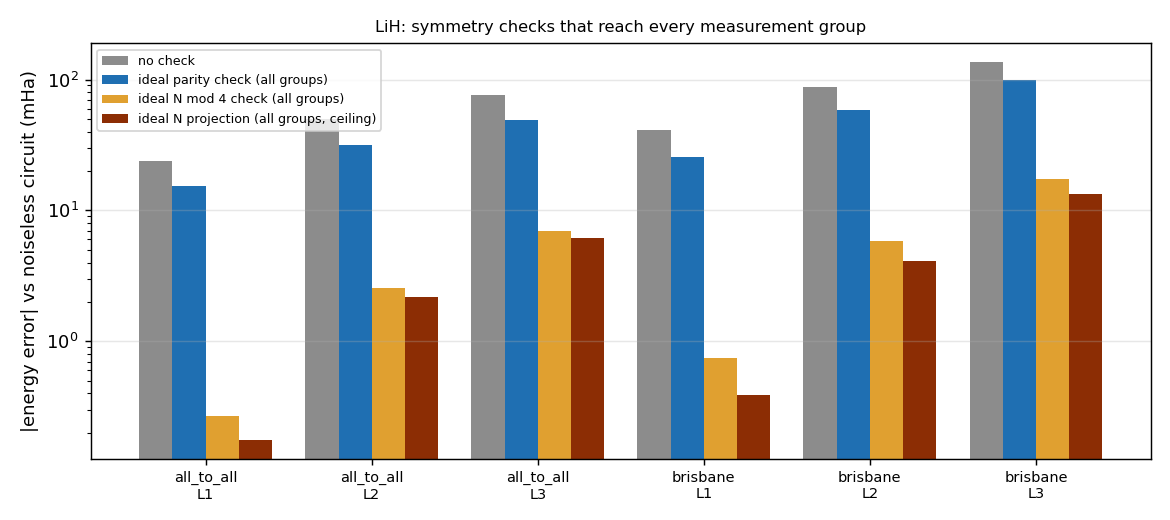

The Python source for this figure:
"""
LiH: reaching the X/Y measurement groups with an electron-parity check.

§50 showed that the qg electron-number filter cannot help LiH because the
hardware error sits in the 16 measurement groups read in rotated (X/Y)
bases, which a Z-basis filter never sees. The electron-number PARITY
P = Z_0 Z_1 ... Z_5 commutes with every Hamiltonian term (each
number-conserving Jordan-Wigner term has an even number of X/Y factors),
so it can be measured on an ancilla before the basis rotation and used to
post-select every group: keep the shots with P = (-1)^N = +1. It catches
every error that changes N by an odd amount (a single bit flip), not the
ones that change it by two.

Three levels, all against the noiseless energy of the same circuit
(mHa), LiH at 3.0 A, ansatz with 1-3 layers:

  A. exact density matrix, ideal projections (no shots, no readout):
       raw          Tr(rho H)
       parity       Tr(P+ rho P+ H) / Tr(P+ rho)      what a perfect parity check gives
       mod 4        the same with the projector onto N = 2 mod 4
       number       the same with the projector onto N = 2
                    (the full symmetry-verification ceiling)
  B. the parity check built with an ancilla: CNOT from each of the 6
     qubits into the ancilla, then the group's basis rotation, 200,000
     shots, readout corrected on all 7 qubits, post-selection on the
     ancilla (and on N = 2 in the Z group). The 6 extra CNOTs are noisy.
     Variant "parity + mod 4": a second ancilla runs a Hadamard test of
     U = exp(i pi N / 2) = S_0 S_1 ... S_5 (six controlled phases); on the
     even sector U = +-1, and outcome 1 means N = 2 mod 4. This also rejects
     the errors that change N by 2, which parity cannot see.

Noise: the generic all-to-all model of §29 (depolarizing 2-qubit gates,
IonQ-like, no routing), and heavy-hex fake_brisbane for part A.

Findings (python examples/lih_parity_verification_qg.py):

  A. Ideal projections, exact density matrix (mHa vs noiseless circuit;
     kept fraction in brackets):

                     no check   parity         N mod 4       N = 2 (ceiling)
    all-to-all L1    23.7       15.3 (0.93)    0.3 (0.91)    0.2 (0.91)
    all-to-all L2    49.6       31.7 (0.88)    2.5 (0.83)    2.2 (0.83)
    all-to-all L3    76.1       49.4 (0.83)    6.9 (0.77)    6.2 (0.77)
    brisbane   L1    41.0       25.5 (0.86)    0.7 (0.82)    0.4 (0.82)
    brisbane   L2    87.3       58.4 (0.76)    5.8 (0.69)    4.1 (0.69)
    brisbane   L3   135.6       98.4 (0.69)   17.3 (0.59)   13.3 (0.59)

  * Symmetry verification works for LiH once it reaches every group: the
    full number projection cuts the error 10-100x. The failure of §21/§50
    was reach, as §50 concluded, not a limit of symmetry verification.
  * Parity alone recovers only about a third (76 -> 49 mHa): most of the
    residual errors change N by 2 (a two-qubit error flipping both qubits
    of a pair), which parity cannot see. N mod 4 catches them and lands
    within 10-30 % of the full ceiling.

  B. With ancillas, 200,000 shots, all-to-all noise:

                     raw*    checked   + N filter on Z group   kept   extra CX
    L1 parity        25.2    15.9      13.7                    0.92    6
    L1 parity+mod4   30.1     3.8       4.5                    0.86   18
    L2 parity        52.7    33.7      26.0                    0.86    6
    L2 parity+mod4   56.7     6.9       6.0                    0.78   18
    L3 parity        79.2    52.1      49.7                    0.81    6
    L3 parity+mod4   83.9    13.4      14.8                    0.72   18
    (* raw includes the noise the ancilla gates add to the system)

  * The ancilla implementation keeps almost all of the ideal gain even
    though it adds 6-18 noisy two-qubit gates: parity 52 vs 49 ideal,
    parity + mod 4 13.4 vs 6.9 ideal at L3.
  * Parity + mod 4 cuts the LiH error 6-8x (L3: 83.9 -> 13.4 mHa; §50's
    best was 76.6). At L3, whose noiseless energy is 0.66 mHa above FCI,
    that is about 14 mHa above FCI, just below classical Hartree-Fock
    (16.3 mHa) on this noise model: the first LiH configuration in this
    repository where the noisy quantum estimate beats Hartree-Fock.
  * The cost: 1-2 ancillas that must couple to every qubit (natural on
    trapped ions, SWAP-heavy on heavy-hex) and 14-28 % of the shots
    discarded.

Honest scope. Parity checks with an ancilla are standard symmetry
verification (Bonet-Monroig et al. 2018); the N mod 4 Hadamard test is
the obvious extension. The qg content is the diagnosis that led here
(§50: the error sits in the X/Y groups) and the witness reading of the
kept fraction. Simulated noise; the brisbane numbers are ideal
projections only (the ancilla circuits were not routed on heavy-hex).
"""

import math
import os
import sys

import numpy as np

HERE = os.path.dirname(os.path.abspath(__file__))
sys.path.insert(0, HERE)

import chemistry_lih_deep_circuit as L  # noqa: E402
import filter_scaling_lih_qg as F  # noqa: E402

N, NE = L.N_QUBITS, L.N_ELECTRONS
SHOTS = 200_000
_W = np.array([bin(i).count("1") for i in range(2**N)])


def _noisy_density(circ, device):
    from qiskit import transpile
    from qiskit_aer import AerSimulator
    from qiskit.quantum_info import DensityMatrix

    if device == "brisbane":
        from qiskit_ibm_runtime.fake_provider import FakeBrisbane

        from nisq_hardware_validation import choose_layout

        backend = FakeBrisbane()
        tc = transpile(circ, backend=backend, initial_layout=choose_layout(backend, N), optimization_level=1,
                       seed_transpiler=1)
        # keep only the logical qubits: the final layout maps logical i -> physical
        sim = AerSimulator.from_backend(backend, method="density_matrix")
        phys = tc.layout.final_index_layout()[:N]
        tc.save_density_matrix(qubits=phys)
    else:
        import hubbard_trotter_qg_filters as HB

        tc = transpile(circ, basis_gates=["cx", "rz", "sx", "x"], optimization_level=1, seed_transpiler=1)
        sim = AerSimulator(method="density_matrix", noise_model=HB.all_to_all_noise_model())
        tc.save_density_matrix()
    res = sim.run(tc).result()
    return np.asarray(DensityMatrix(res.data(0)["density_matrix"]).data)


def _project(rho, diag):
    P = np.diag(diag.astype(float))
    r = P @ rho @ P
    return r / np.real(np.trace(r)), float(np.real(np.trace(r)))


def exact_levels(layers=3, device="all_to_all"):
    from qiskit.quantum_info import Statevector

    circ = L.ansatz(L.PARAMS, layers)
    H = L.HAMILTONIAN.to_matrix()
    e_ideal = float(np.real(Statevector(circ).expectation_value(L.HAMILTONIAN)))
    rho = _noisy_density(circ, device)
    parity_even = (_W % 2) == (NE % 2)
    rho_p, keep_p = _project(rho, parity_even)
    rho_n, keep_n = _project(rho, _W == NE)
    rho_4, keep_4 = _project(rho, (_W % 4) == (NE % 4))
    e = lambda r: float(np.real(np.trace(r @ H)))  # noqa: E731
    return {"raw": 1e3 * (e(rho) - e_ideal), "parity": 1e3 * (e(rho_p) - e_ideal),
            "number": 1e3 * (e(rho_n) - e_ideal), "mod4": 1e3 * (e(rho_4) - e_ideal),
            "kept_parity": keep_p, "kept_number": keep_n, "kept_mod4": keep_4}


# --------------------------------------------------------------------- #
# B. ancilla parity check with shots
# --------------------------------------------------------------------- #
def _parity_circuits(layers, mod4=False):
    """Ancilla N measures the parity (CNOTs); with mod4, ancilla N+1 runs a
    Hadamard test of U = exp(i pi N_el / 2) = prod_j S_j (controlled phases),
    which on the even sector reads N_el mod 4 (outcome 1 <-> N_el = 2 mod 4)."""
    from qiskit import QuantumCircuit

    h = L.HAMILTONIAN
    groups, bases = F._groups(h, N)
    na = 2 if mod4 else 1
    circs = []
    for b in bases:
        qc = QuantumCircuit(N + na)
        qc.compose(L.ansatz(L.PARAMS, layers), qubits=range(N), inplace=True)
        for q in range(N):
            qc.cx(q, N)
        if mod4:
            qc.h(N + 1)
            for q in range(N):
                qc.cp(math.pi / 2, N + 1, q)
            qc.h(N + 1)
        for q, ch in enumerate(b):
            if ch == "X":
                qc.h(q)
            elif ch == "Y":
                qc.sdg(q)
                qc.h(q)
        qc.measure_all()
        circs.append(qc)
    for bit in (0, 1):
        qc = QuantumCircuit(N + na)
        if bit:
            qc.x(range(N + na))
        qc.measure_all()
        circs.append(qc)
    return groups, bases, circs


def ancilla_check(layers=3, seed=11, mod4=False):
    from qiskit import transpile
    from qiskit.quantum_info import Statevector
    from qiskit_aer import AerSimulator

    import hubbard_trotter_qg_filters as HB

    groups, bases, circs = _parity_circuits(layers, mod4)
    tc = transpile(circs, basis_gates=["cx", "rz", "sx", "x"], optimization_level=1, seed_transpiler=1)
    res = AerSimulator(noise_model=HB.all_to_all_noise_model()).run(tc, shots=SHOTS, seed_simulator=seed).result()
    n1 = N + (2 if mod4 else 1)
    P = []
    for i in range(len(tc)):
        p = np.zeros(2**n1)
        for key, c in res.get_counts(i).items():
            p[int(key.replace(" ", ""), 2)] += c
        P.append(p / SHOTS)
    inv = F._readout_inverse(P[-2], P[-1], n1)
    anc = (np.arange(2**n1) >> N) & 1
    accept = anc == 0
    if mod4:
        accept = accept & (((np.arange(2**n1) >> (N + 1)) & 1) == 1)
    sysidx = np.arange(2**n1) & (2**N - 1)
    z = [k for k, b in enumerate(bases) if all(ch in "IZ" for ch in b)][0]
    ideal_groups = []
    for k, b in enumerate(bases):
        qc = L.ansatz(L.PARAMS, layers).copy()
        for q, ch in enumerate(b):
            if ch == "X":
                qc.h(q)
            elif ch == "Y":
                qc.sdg(q)
                qc.h(q)
        ideal_groups.append(np.real(Statevector(qc).probabilities()))
    e_ideal = sum(F._group_energy(g, p, N) for g, p in zip(groups, ideal_groups))
    tot = {"raw": 0.0, "parity": 0.0, "parity_plus_n": 0.0}
    kept = []
    for k, (g, p7) in enumerate(zip(groups, P[:-2])):
        pm = np.clip(inv @ p7, 0, None)
        sys_all = np.bincount(sysidx, weights=pm, minlength=2**N)
        sys_even = np.bincount(sysidx, weights=pm * accept, minlength=2**N)
        kept.append(sys_even.sum() / sys_all.sum())
        e_raw = F._group_energy(g, sys_all / sys_all.sum(), N)
        e_par = F._group_energy(g, sys_even / sys_even.sum(), N)
        tot["raw"] += e_raw
        tot["parity"] += e_par
        if k == z:
            nf = sys_even * (_W == NE)
            tot["parity_plus_n"] += F._group_energy(g, nf / nf.sum(), N)
        else:
            tot["parity_plus_n"] += e_par
    out = {k: 1e3 * (v - e_ideal) for k, v in tot.items()}
    out["kept_mean"] = float(np.mean(kept))
    out["extra_cx"] = tc[0].count_ops().get("cx", 0) - (
        transpile(L.ansatz(L.PARAMS, layers), basis_gates=["cx", "rz", "sx", "x"], optimization_level=1,
                  seed_transpiler=1).count_ops().get("cx", 0))
    return out


def make_figure(path, rows):
    import matplotlib

    matplotlib.use("Agg")
    import matplotlib.pyplot as plt

    labels = [f"{d}\nL{l}" for d, l in rows]
    x = np.arange(len(rows))
    fig, ax = plt.subplots(1, 1, figsize=(9, 4))
    keys = [("raw", "#8c8c8c", "no check"), ("parity", "#1f6fb2", "ideal parity check (all groups)"),
            ("mod4", "#e0a030", "ideal N mod 4 check (all groups)"),
            ("number", "#8c2d04", "ideal N projection (all groups, ceiling)")]
    for i, (k, c, lab) in enumerate(keys):
        ax.bar(x + (i - 1.5) * 0.2, [abs(r[k]) for r in rows.values()], 0.2, color=c, label=lab)
    ax.set_xticks(x)
    ax.set_xticklabels(labels, fontsize=8)
    ax.set_yscale("log")
    ax.set_ylabel("|energy error| vs noiseless circuit (mHa)")
    ax.set_title("LiH: symmetry checks that reach every measurement group", fontsize=9)
    ax.legend(fontsize=7)
    ax.grid(axis="y", alpha=0.3)
    fig.tight_layout()
    fig.savefig(path, dpi=130)


if __name__ == "__main__":
    rows = {}
    print("A. exact density matrix, ideal projections (mHa vs noiseless circuit)")
    for dev in ("all_to_all", "brisbane"):
        for layers in (1, 2, 3):
            r = exact_levels(layers, dev)
            rows[(dev, layers)] = r
            print(f"  {dev:10s} L{layers}: raw {r['raw']:7.1f}  parity {r['parity']:7.1f} (kept {r['kept_parity']:.3f})"
                  f"  mod4 {r['mod4']:7.1f} (kept {r['kept_mod4']:.3f})  number {r['number']:7.1f} (kept {r['kept_number']:.3f})")
    print("\nB. ancilla parity check with shots (all-to-all), mHa vs noiseless circuit")
    for layers in (1, 2, 3):
        for m4 in (False, True):
            b = ancilla_check(layers, mod4=m4)
            tag = "parity + mod-4" if m4 else "parity        "
            print(f"  L{layers} {tag}: raw {b['raw']:7.1f}  checked {b['parity']:7.1f}  + N filter on Z group "
                  f"{b['parity_plus_n']:7.1f}  (kept {b['kept_mean']:.3f}, +{b['extra_cx']} CX)")
    if "--figure" in sys.argv:
        make_figure(__file__.replace(".py", ".png"), rows)
